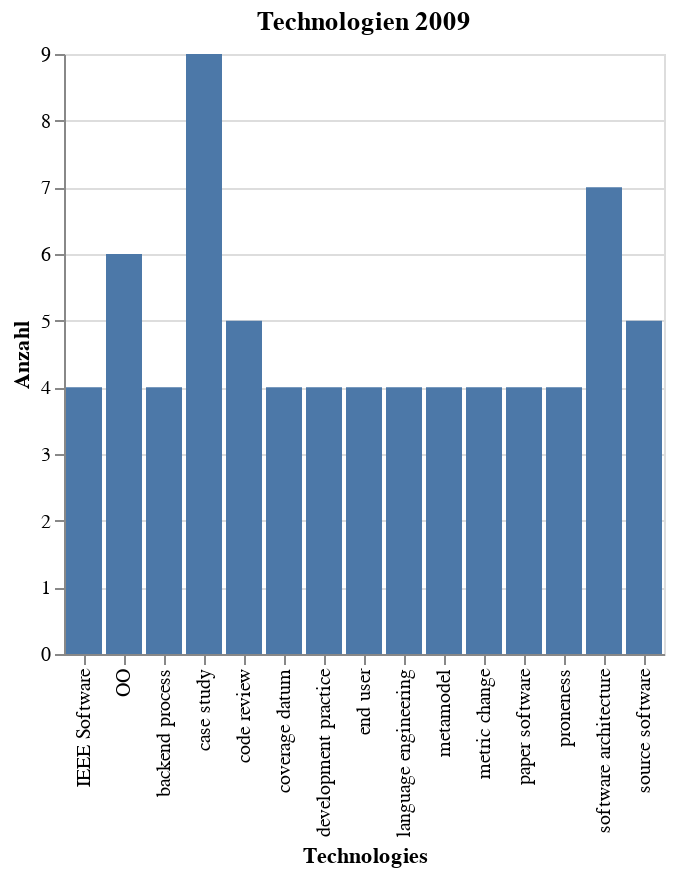

Notebook cell for this chart:
### Markdown cell above
### Balkendiagramm 2009

### Code cell
year = 2009
d = data_words[year].nlargest(anzahl_top_topics).sort_values(ascending=False)
source = pd.DataFrame({'Technologies': d.index,
                            'Anzahl': d})
alt.Chart(source).mark_bar().encode(
        x='Technologies:O',
        y='Anzahl:Q'
    ).properties(
    title=f'Technologien {year}')

### Figure 1 — Vega-Lite specification as saved in the notebook (floating-point values rounded to 4 significant figures)
{"config": {"view": {"continuousWidth": 400, "continuousHeight": 300}}, "data": {"name": "data-b4fab456084276b34f1d123aee15209e"}, "mark": "bar", "encoding": {"x": {"type": "ordinal", "field": "Technologies"}, "y": {"type": "quantitative", "field": "Anzahl"}}, "title": "Technologien 2009", "$schema": "https://vega.github.io/schema/vega-lite/v4.8.1.json", "datasets": {"data-b4fab456084276b34f1d123aee15209e": [{"Technologies": "case study", "Anzahl": 9}, {"Technologies": "software architecture", "Anzahl": 7}, {"Technologies": "OO", "Anzahl": 6}, {"Technologies": "source software", "Anzahl": 5}, {"Technologies": "code review", "Anzahl": 5}, {"Technologies": "proneness", "Anzahl": 4}, {"Technologies": "paper software", "Anzahl": 4}, {"Technologies": "metric change", "Anzahl": 4}, {"Technologies": "metamodel", "Anzahl": 4}, {"Technologies": "language engineering", "Anzahl": 4}, {"Technologies": "end user", "Anzahl": 4}, {"Technologies": "development practice", "Anzahl": 4}, {"Technologies": "coverage datum", "Anzahl": 4}, {"Technologies": "backend process", "Anzahl": 4}, {"Technologies": "IEEE Software", "Anzahl": 4}]}}
